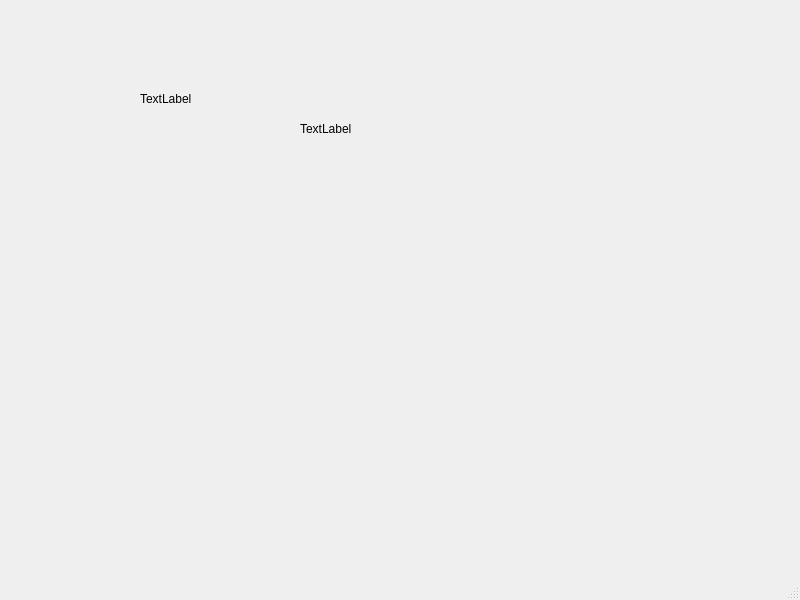
<?xml version="1.0" encoding="UTF-8"?>
<ui version="4.0">
 <class>Mouseevent</class>
 <widget class="QMainWindow" name="Mouseevent">
  <property name="geometry">
   <rect>
    <x>0</x>
    <y>0</y>
    <width>800</width>
    <height>600</height>
   </rect>
  </property>
  <property name="windowTitle">
   <string>Mouseevent</string>
  </property>
  <widget class="QWidget" name="centralwidget">
   <widget class="QLabel" name="label">
    <property name="geometry">
     <rect>
      <x>140</x>
      <y>90</y>
      <width>67</width>
      <height>17</height>
     </rect>
    </property>
    <property name="text">
     <string>TextLabel</string>
    </property>
   </widget>
   <widget class="QLabel" name="label_2">
    <property name="geometry">
     <rect>
      <x>300</x>
      <y>120</y>
      <width>67</width>
      <height>17</height>
     </rect>
    </property>
    <property name="text">
     <string>TextLabel</string>
    </property>
   </widget>
  </widget>
  <widget class="QMenuBar" name="menubar">
   <property name="geometry">
    <rect>
     <x>0</x>
     <y>0</y>
     <width>800</width>
     <height>22</height>
    </rect>
   </property>
  </widget>
  <widget class="QStatusBar" name="statusbar"/>
 </widget>
 <resources/>
 <connections/>
</ui>
